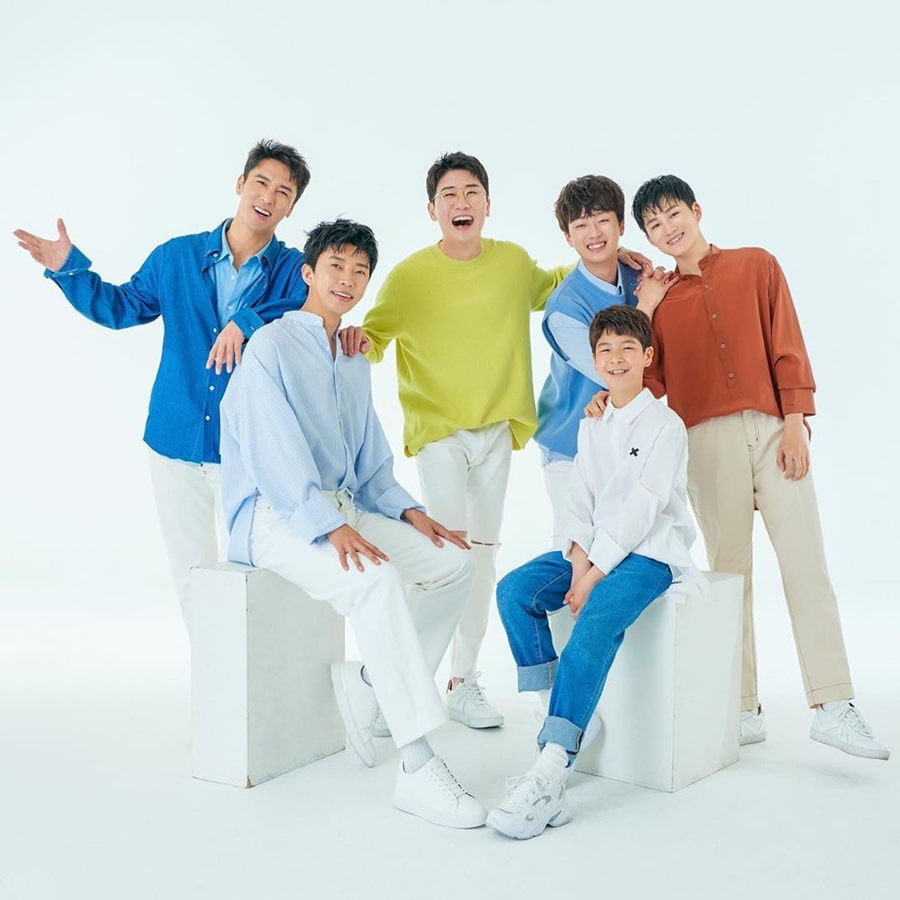
#> input picture Faces/miss.jpg, 900 x 900 px
$ python face_detect.py
#> lines starting #> are read from the running program, lines starting #| are printed output that depends on the picture; after the words box and inside, x2 and y2 are one past the last pixel; in counts of white or black regions, pixels touching at a corner belong together
import cv2 as cv

# [9 lines of commented-out code are left out]
img = cv.imread('Faces/miss.jpg')
#> img is the input picture: shape (900, 900, 3); mean B, G, R 213.1, 213.9, 203.5
cv.imshow('Miss', img)

gray = cv.cvtColor(img, cv.COLOR_BGR2GRAY)
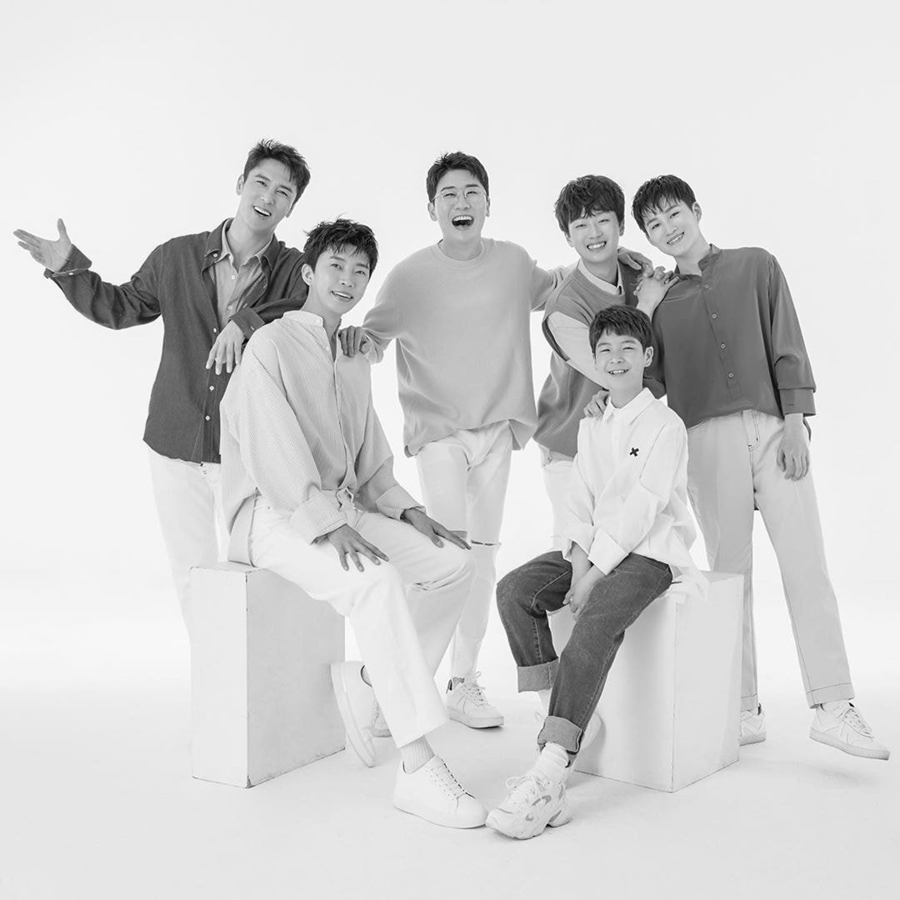
#> gray: shape (900, 900); min 1, max 255, mean 210.6
cv.imshow('GrayMiss', gray)

haar_cascade = cv.CascadeClassifier('haar_face.xml')
# XML 코드의 33000줄을 읽고 변수에 저장

faces_rect = haar_cascade.detectMultiScale(gray, scaleFactor=1.1, minNeighbors=3)
#> faces_rect = [[428, 167, 65, 65], [587, 327, 60, 60], [239, 160, 65, 65], [313, 242, 68, 68], [511, 113, 236, 236]]
# 해당 이미지의 좌표를 잡고 사각형을 그림
print(f'찾은 얼굴의 수 : {len(faces_rect)}')
#| 찾은 얼굴의 수 : 5

for (x,y,w,h) in faces_rect:
    cv.rectangle(img, (x,y), (x+w, y+h), (0,255,0), thickness=2)
#> this loop made 5 passes
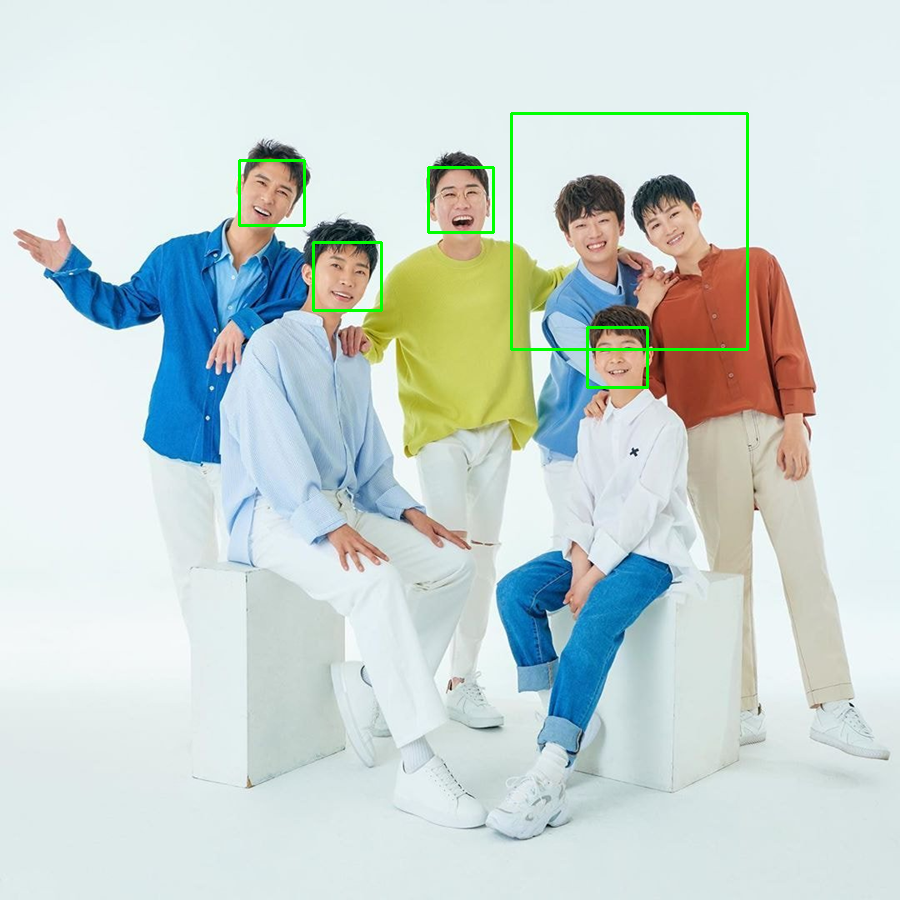
#> img: shape (900, 900, 3); 0.73% of pixels changed, all inside (x1, y1, x2, y2) = (238, 112, 749, 389)

cv.imshow('Detected Faces', img)
cv.waitKey(0)

$ run again, with Faces/yee.jpg copied over Faces/miss.jpg
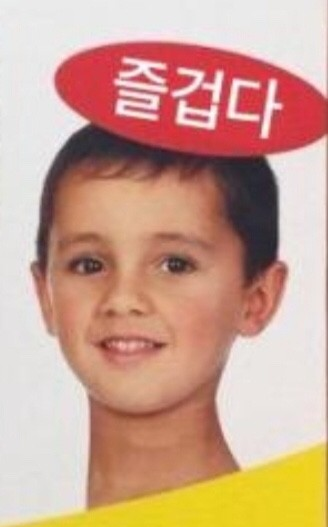
#> input picture Faces/yee.jpg, 328 x 527 px
#> img is the input picture: shape (527, 328, 3); mean B, G, R 144.2, 163.1, 203.9
#> `gray = cv.cvtColor(img, cv.COLOR_BGR2GRAY)`:
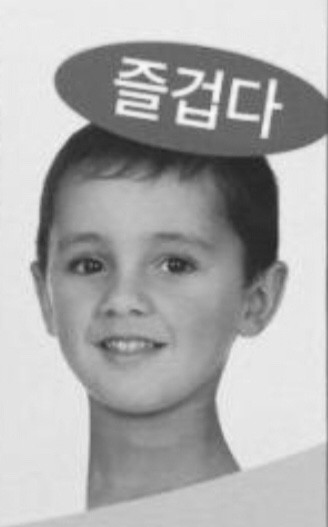
#> gray: shape (527, 328); min 35, max 253, mean 173.2
#> faces_rect = [[21, 178, 223, 223]]
#| 찾은 얼굴의 수 : 1
#> the loop `for (x,y,w,h) in faces_rect:` made 1 pass
#> after the loop `for (x,y,w,h) in faces_rect:`:
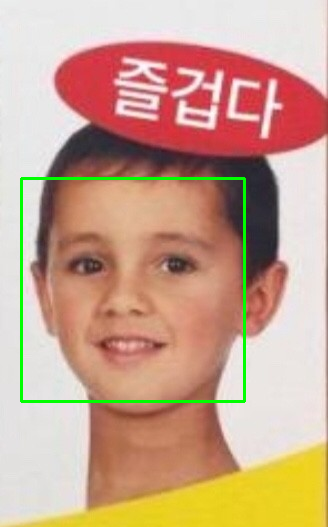
#> img: shape (527, 328, 3); 1.55% of pixels changed, all inside (x1, y1, x2, y2) = (20, 177, 246, 403)
